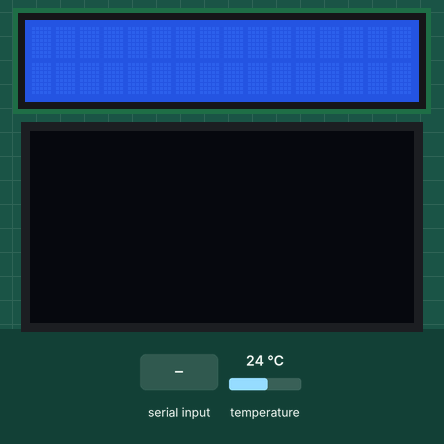
Recording of a sketch running on a simulated Arduino Uno, built with avr-gcc and run on an emulated ATmega328P. Shown: 16×2 character LCD, 128×64 one-colour display. The test bench sets the inputs (shaded band); at power-on: temperature 24 °C.

Above: at 1.2 s.
1.3 s: "90,45,200\n" received over Serial
At 3.9 s:
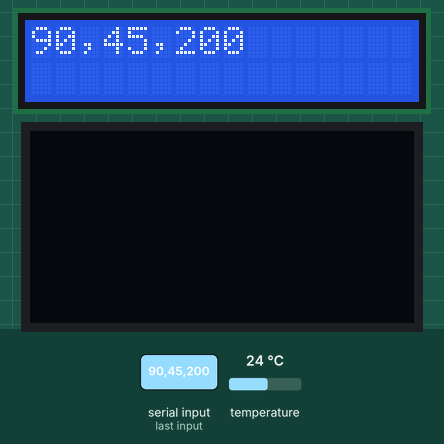
4.3 s: "30,150,10\n" received over Serial
At 7.1 s:
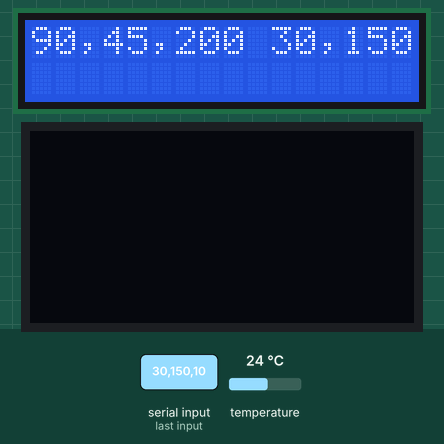
7.3 s: "O90\n" received over Serial
At 10.1 s:
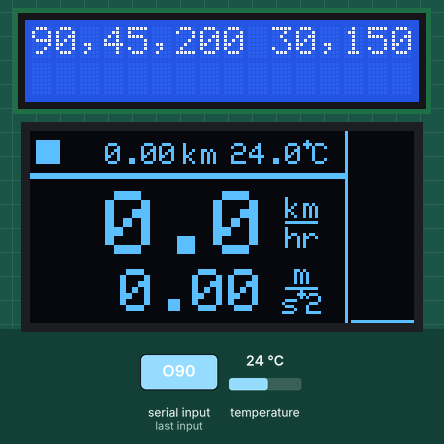
10.3 s: "S90\n" received over Serial
At 13.0 s:
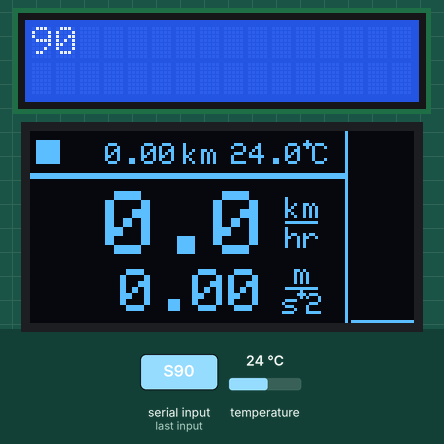
13.3 s: "O\n" received over Serial
At 16.1 s:
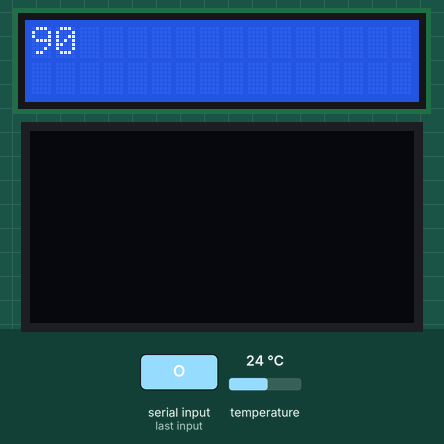
16.3 s: "90,45\n" received over Serial
At 18.8 s:
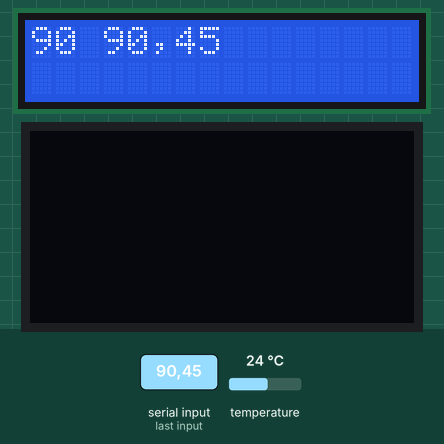
Timing chart, 0 to 20.3 s (numbered marks = the images above; inputs shaded):
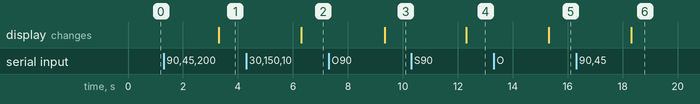

The sketch:

Arduino_Slave.ino
```cpp
#include <math.h>
#include <Wire.h>
#include <Adafruit_MPL3115A2.h>
#include <LiquidCrystal.h>
// OLED
#include <SPI.h>
#include <Adafruit_GFX.h>
#include <Adafruit_SSD1305.h>

// load current sea level pressure in Pa for more accurate altitude reading - from https://vancouver.weatherstats.ca
float CURRENT_SEA_LEVEL_PRESSURE =  101900.0; // last updated Apr. 3, 05:19

// LCD pins
#define EN 11
#define RS 13
#define D4 9
#define D5 8
#define D6 7
#define D7 6

// OLED Pins ~~~
// Used for software SPI
#define OLED_CLK 12
#define OLED_MOSI 4

// Used for software or hardware SPI
#define OLED_CS 5
#define OLED_DC 2

// Used for I2C or SPI
#define OLED_RESET 3
// ~~~

// Software SPI
Adafruit_SSD1305 display(OLED_MOSI, OLED_CLK, OLED_DC, OLED_RESET, OLED_CS); // create SSD1305 object (OLED display)
int OLED_ON = 0;

// Altitmeter pins for i2c communication - these pins cannot be changed
#define SCL A5
#define SDA A4

LiquidCrystal lcd(RS, EN, D4, D5, D6, D7); // creates lcd object
Adafruit_MPL3115A2 baro = Adafruit_MPL3115A2(); // creates MPL3115A2 object (Altitude sensor)
String state = "0";
bool newInput = false;

// function headers
double readAlt(float seaLevelPressure);
double readTemp();

void setup()
{
  Serial.begin(9600);
  lcd.begin(16, 2); // initializes lcd
  lcd.noCursor(); // turns off display cursor
}

void loop()
{
  if (Serial.available()) // if there is new data in the serial input buffer
  {
    state = Serial.readStringUntil('\0'); // all input strings are terminated by null characters
    newInput = true;
  }

  if (newInput == true) {
    char encodingChar = state.charAt(0); // extracts first character which contains operation modes

    delay(1000);
    if (encodingChar == 'S') { //special inputs
      lcd.clear();
      state = state.substring(1);
      lcd.print(state);
    }

    /*
      FORM: 1,1,1,36.1123,-32.22, 23210,
           // On/Off?, Recording?, Paused?, Velocity, Acceleration, Distance (km)
    */
    else if (encodingChar == 'O') { //OLED functions

      updateOLED(state.substring(1));
    }
    else if (encodingChar == 'D') { //altitude data
      String sendStr = "";
      int x = (int) readAlt(CURRENT_SEA_LEVEL_PRESSURE);
      sendStr = String(x);
      sendStr += "\n";
      Serial.print(sendStr);
    }
    else {//just print state
      lcd.print(state);
    }

    newInput = false;
  }
}

void bootOLED() {
  display.begin();
  display.clearDisplay();

  //Welcome logo
  display.setTextSize(3);
  display.setTextColor(BLACK); // 'inverted' text
  display.setCursor(0, 10);
  drawexpandingcircle();
  delay(750);
  display.println("Intelli");
  display.println("  Bike");
  display.display();

  delay(3000);
  display.clearDisplay();
  rectAnimation();
  display.clearDisplay();
  display.display();
}

// Writes frame for sensor data (seperating lines and units), but does not display it yet.
void mainScreenFrame() {
  display.drawLine(0, 14, 105, 14, WHITE);
  display.drawLine(0, 15, 105, 15, WHITE);

  display.drawLine(105, 0, 105, display.height(), WHITE);

  display.setTextSize(1);
  display.setTextColor(WHITE);

  // km
  display.setCursor(51, 4);
  display.print("km");

  // KM/HR
  display.setCursor(85, 22);
  display.print("km");
  display.drawLine(85, 30, 95, 30, WHITE);
  display.setCursor(85, 32);
  display.print("hr");

  // *C
  display.fillCircle(92, 4, 1, WHITE);
  display.setCursor(94, 4);
  display.print("C");

  // m/s^2
  display.setCursor(88, 44);
  display.print("m");
  display.drawLine(85, 52, 95, 52, WHITE);
  display.setCursor(84, 54);
  display.print("s");
  display.setCursor(92, 54);
  display.print("2");

  display.fillCircle(90, 54, 1, WHITE);
}

// ~~~~~~Start of OLED Functions
void updateOLED(String stateStr) {

  char state[50];
  stateStr.toCharArray(state, 50);

  // Variables to update.
  bool rec, paused;
  double vel, acc, distance, temp;
  temp = readTemp();

  int control = atoi(strtok(state, ","));

  // Start parsing.
  // Means we are turning off
  if (control == 0) {
    display.command(174);
    OLED_ON = 0;
  }

  else {

    // Turn on in the case it isn't.
    if (control == 1 && OLED_ON == 0) {
      bootOLED();
      OLED_ON = 1;
    }

    // If we are currently recording.
    if (atoi(strtok(NULL, ",")) == 1) {
      rec = true;
    }
    else {
      rec = false;
    }

    // If we are currently paused in recording mode.
    if (atoi(strtok(NULL, ",")) == 1)
      paused = true;
    else
      paused = false;

    vel = atof(strtok(NULL, ","));
    acc = atof(strtok(NULL, ","));
    distance = atof(strtok(NULL, ","));

    updateScreen(rec, paused, vel, acc, distance, temp);

  }
}

// Clears and updates the screen according to variables passed.
void updateScreen(bool recording, bool paused, double velocity, double acceleration, double distance, double temperature) {
  //T his might be too slow, we might want to do rectangles instead.
  display.clearDisplay();
  mainScreenFrame();

  display.setTextSize(1);
  display.setTextColor(WHITE);


  if (!recording) {
    display.fillRect(2, 3, 8, 8, WHITE);
  }
  // Recording track indicator
  else if (!paused) {
    display.fillCircle(6, 7, 4, WHITE);
  }
  else {
    display.fillRect(2, 3, 3, 8, WHITE);
    display.fillRect(7, 3, 3, 8, WHITE);
  }

  // Distance
  if (distance / 100 >= 1)
    display.setCursor(13, 4);
  else if (distance / 10 >= 1)
    display.setCursor(18, 4);
  else
    display.setCursor(25, 4);

  display.print(distance, 2);

  // Temperature.
  if (temperature / 10 >= 1)
    display.setCursor(67, 4);
  else
    display.setCursor(73, 4);
  display.print(temperature, 1);

  // Velocity Spot (Adjust according to length
  display.setTextSize(3);
  if (velocity / 10 >= 1)
    display.setCursor(7, 20);
  else
    display.setCursor(25, 20);
  display.print(velocity, 1);

  // Acceleration
  display.setTextSize(2);
  if (acceleration / 10 <= -1)
    display.setCursor(6, 46);
  else if (acceleration / 10 >= 1 || acceleration < 0)
    display.setCursor(18, 46);
  else
    display.setCursor(30, 46);
  display.print(acceleration, 2);

  displayBar(velocity);
  display.display();
}
// Fun OLED functions
// Creates a visual bar indicating speed, with a max value of 50 and a minimum of 0.
void displayBar(double velocity) {
  for (int i = 63; i > 3 && ((62 - i) < (velocity * 6 / 5)); i -= 2) {
    display.drawLine(107, i, 127, i, WHITE);
  }
}

// Rectangle - circle animation
void rectAnimation(void) {
  uint8_t color = BLACK;
  for (uint8_t i = 0; i < display.height() / 2; i += 3) {
    display.drawCircle(display.width() / 2, display.height() / 2, i , color);
    if (color == WHITE) color = BLACK;
    else color = WHITE;
    display.display();

    display.fillRect(i, i, display.width() - i * 2, display.height() - i * 2, color);
    display.display();
  }
}

// draws expanding circle
void drawexpandingcircle(void) {
  for (uint8_t i = 0; i < display.height() + 7; i += 2) {
    display.drawCircle(display.width() / 2, display.height() / 2, i, WHITE);
    display.display();
  }
}

// ~~~~~~~~~~~~~~~~End of OLED Functions

// retreives altitude from the sensor
double readAlt(float seaLevelPressure)
{
  baro.begin();
  baro.setSeaPressure(seaLevelPressure); // set baseline pressure for more accurate reading

  return (double) baro.getAltitude();
}

// retreives temperature from sensor
double readTemp()
{
  baro.begin();
  return (double) baro.getTemperature();
}
```

Measured:
- after the input at 1.3 s, the display: changes after 2.0 s (image 1)
- after the input at 4.3 s, the display: changes after 2.0 s (image 2)
- after the input at 7.3 s, the display: changes after 2.0 s (image 3)
- after the input at 10.3 s, the display: changes after 2.0 s (image 4)
- after the input at 13.3 s, the display: changes after 2.0 s (image 5)
- after the input at 16.3 s, the display: changes after 2.0 s (image 6)
